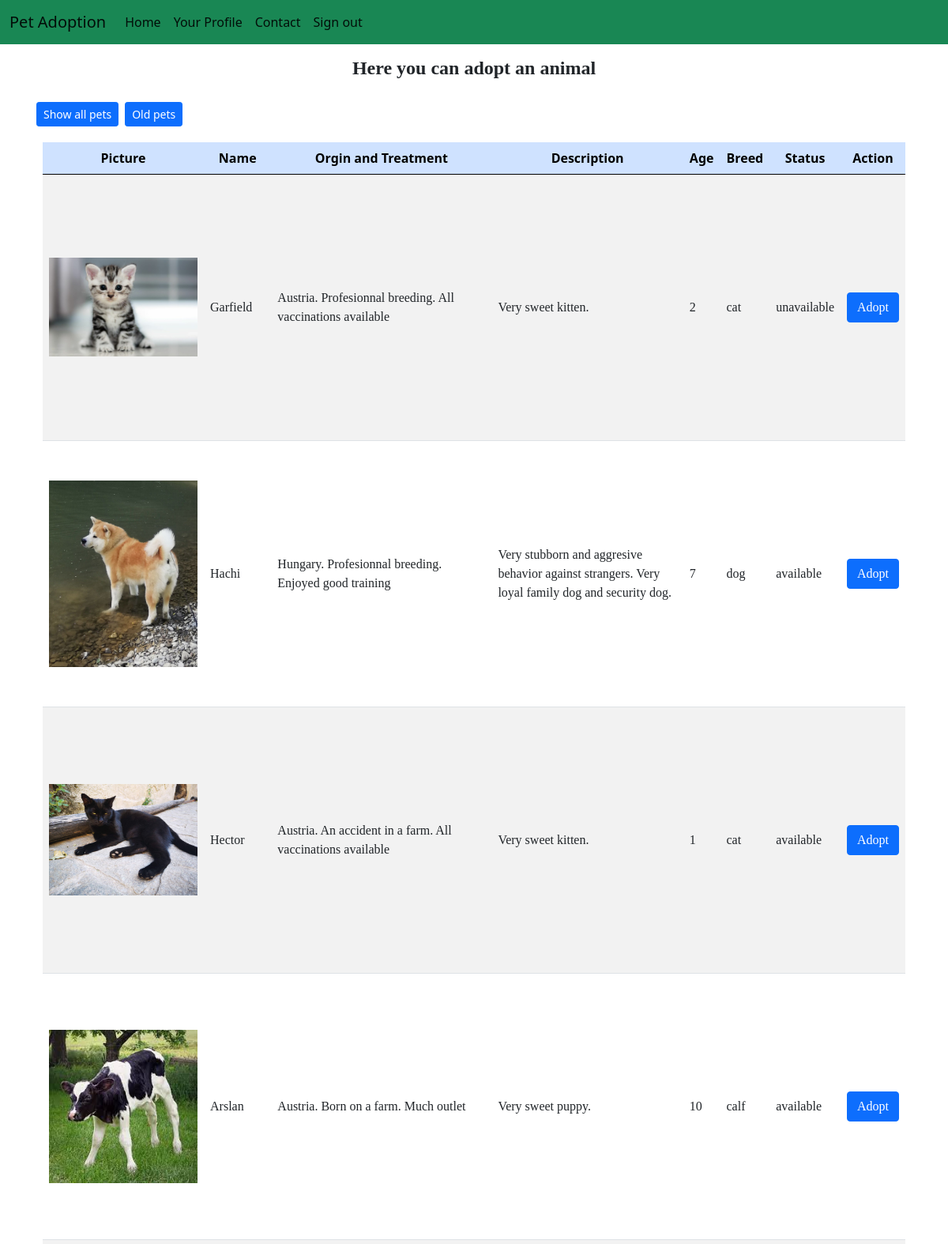
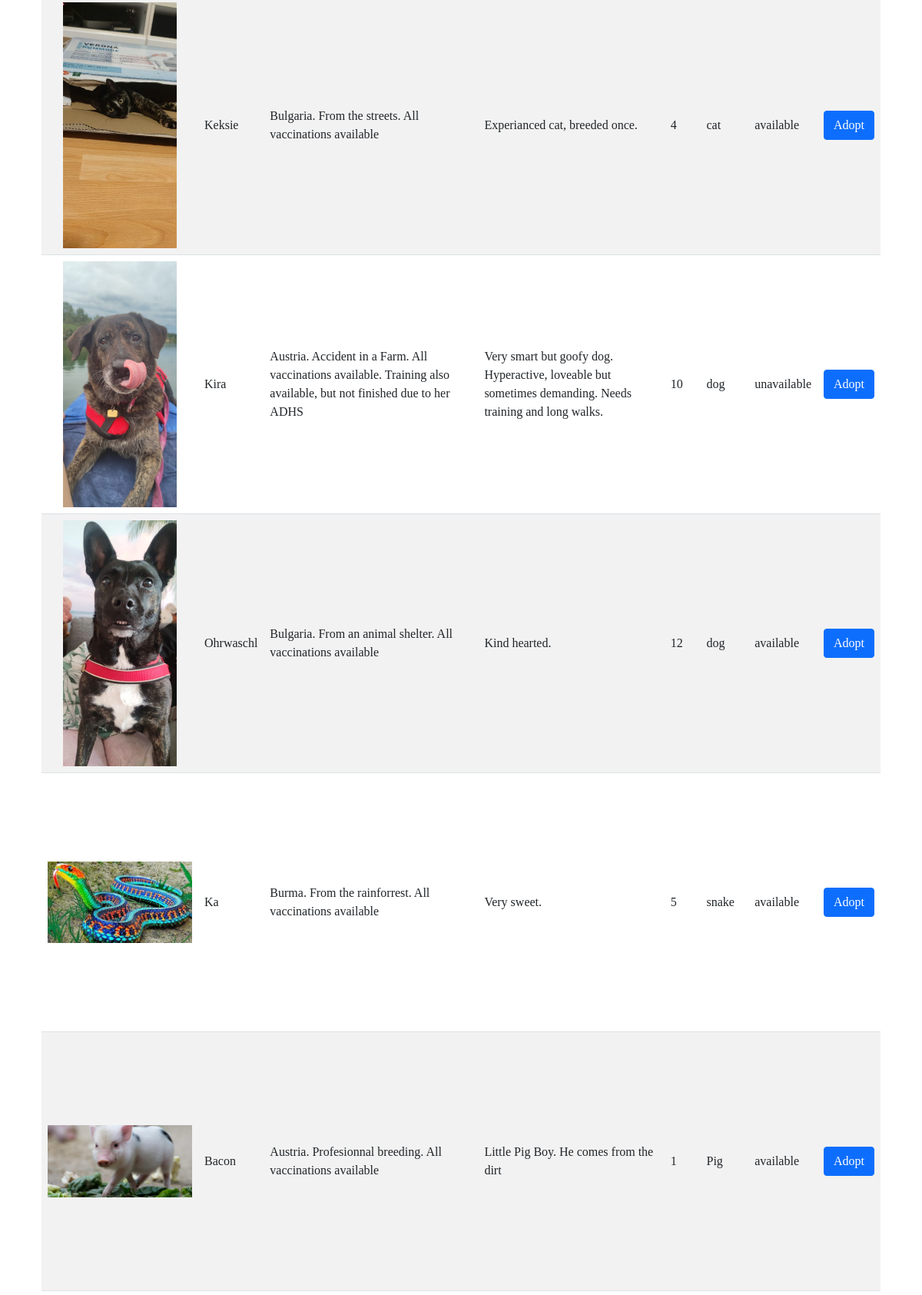
Page /home.php (signed in, upper part) on the committed database (2 pictures, top to bottom).
### tables this page shows
CREATE TABLE `animals` (
  `animal_id` int(11) NOT NULL,
  `name` varchar(255) NOT NULL,
  `picture` varchar(255) DEFAULT NULL,
  `orgin_and_treatment` varchar(255) NOT NULL,
  `description` varchar(255) NOT NULL,
  `size` enum('small','big') NOT NULL,
  `age` varchar(255) NOT NULL,
  `hobbies` varchar(255) NOT NULL,
  `breed` varchar(255) NOT NULL,
  `status` enum('available','unavailable') NOT NULL
);

### home.php (the view, shortened to what this page needs)
<?php
require_once 'components/db_connect.php';
if(isset($_GET['Senior'])){
    $sql = "SELECT * FROM animals where age >= 8 ";
}else{
    $sql = "SELECT * FROM animals";
}
$result = mysqli_query($connect ,$sql);
$tbody='';
if(mysqli_num_rows($result)  > 0) {
    while($row = mysqli_fetch_array($result, MYSQLI_ASSOC)){
        $tbody .= "<tr>
            <td><img src='products/pictures/".$row['picture']."' class='card-img-top' alt='...'></td>
              <td>" .$row['name']."</td>
              <td>" .$row['orgin_and_treatment']."</td>
              <td>" .$row['description']."</td>
              <td>" .$row['age']."</td>
              <td>" .$row['breed']."</td>
              <td>" .$row['status']."</td>
              <td>
                <a href='info.php?animal_id=" .$row['animal_id']."'><button class='btn btn-primary' type='button' title='Adopt Pet'>Adopt</button></a>
              </td>
        </tr>
      ";
    };
} else {
    $tbody =  "<tr><td colspan='5'><center>No Data Available </center></td></tr>";
}
?>
<!DOCTYPE html>
<html lang="en">
<head>
<link rel="stylesheet" href="style/style.css">
<?php require_once 'components/boot.php'?>
</head>
<body>
<?php require_once 'components/navigation1.php'?>
    <div class="container text-center ">
    <h4 class="title m-3" > Here you can adopt an animal</h4>
    <div class="d-flex justify-content-start mt-4 mb-3">
     <a href="home.php"  class="btn btn-primary btn-sm m-1">Show all pets </a>
     <a href="home.php?Senior='Senior'" class="btn btn-primary btn-sm m-1"  role="button">Old pets</a>
     </div>
     <div class="container">
            <table class='table table-striped'>
                <thead class='table-style table-primary'>
                    <tr>
                        <th>Picture</th>
                        <th>Name</th>
                        <th>Orgin and Treatment</th>
                        <th>Description</th>
                        <th>Age</th>
                        <th>Breed</th>
                        <th>Status</th>
                        <th>Action</th>
                    </tr>
                </thead>
                <tbody>
                    <?= $tbody;?>
                </tbody>
            </table>
            </div>
         </div>
</body>
</html>

### components/boot.php (shortened to what this page needs)
<link rel="stylesheet" href="https://cdn.jsdelivr.net/npm/bootstrap@5.1.0/dist/css/bootstrap.min.css">

### components/navigation1.php (shortened to what this page needs)
<nav class="navbar navbar-expand-lg navbar-light bg-success">
<div class="container-fluid">
<a class="navbar-brand" href="home.php">Pet Adoption</a>
  <div class="collapse navbar-collapse" id="navbarSupportedContent">
    <ul class="navbar-nav me-auto mb-2 mb-lg-0">
      <li class="nav-item">
        <a class="nav-link active" aria-current="page" href="home.php">Home</a>
      </li>
      <li class="nav-item">
        <a class="nav-link active" aria-current="page" href="update.php?id=<?php echo $_SESSION['user'] ?>"> Your Profile</a>
      </li>
      <li class="nav-item">
        <a class="nav-link active" aria-current="page" href="contactpage.php">Contact</a>
      </li>
      <li class="nav-item">
        <a class="nav-link active" aria-current="page" href="logout.php?logout">Sign out</a>
      </li>
  </div>
  </div>
</nav>

### style/style.css (style rules this page uses)
tr { text-align: center; vertical-align: middle; }
td, th { padding: 6px; border: 1px solid #ccc; text-align: left; }
td { font-family: "Segoe UI, sans-serif"; }
img { width: 150px; }
a:link, a:visited { text-decoration: none; }
.card-img-top { margin: 0 auto; width: 50%; height: 20rem; object-fit: contain; }
.title { font-family: 'Kaisei Decol', serif; font-weight: bolder; }

### rows in the picture
animals: picture (picture), name "Garfield", orgin_and_treatment "Austria. Profesionnal breeding. All vaccinations available", description "Very sweet kitten.", age "2", breed "cat", status "unavailable"
animals: picture (picture), name "Hachi", orgin_and_treatment "Hungary. Profesionnal breeding. Enjoyed good training", description "Very stubborn and aggresive behavior against strangers. Very loyal family dog and security dog.", age "7", breed "dog", status "available"
animals: picture (picture), name "Hector", orgin_and_treatment "Austria. An accident in a farm. All vaccinations available", description "Very sweet kitten.", age "1", breed "cat", status "available"
animals: picture (picture), name "Arslan", orgin_and_treatment "Austria. Born on a farm. Much outlet", description "Very sweet puppy.", age "10", breed "calf", status "available"
animals: picture (picture), name "Keksie", orgin_and_treatment "Bulgaria. From the streets. All vaccinations available", description "Experianced cat, breeded once.", age "4", breed "cat", status "available"
animals: picture (picture), name "Kira", orgin_and_treatment "Austria. Accident in a Farm. All vaccinations available. Training also available, but not finished due to her ADHS", description "Very smart but goofy dog. Hyperactive, loveable but sometimes demanding. Needs training and long walks.", age "10", breed "dog", status "unavailable"
animals: picture (picture), name "Ohrwaschl", orgin_and_treatment "Bulgaria. From an animal shelter. All vaccinations available", description "Kind hearted.", age "12", breed "dog", status "available"
animals: picture (picture), name "Ka", orgin_and_treatment "Burma. From the rainforrest. All vaccinations available", description "Very sweet.", age "5", breed "snake", status "available"
animals: picture (picture), name "Bacon", orgin_and_treatment "Austria. Profesionnal breeding. All vaccinations available", description "Little Pig Boy. He comes from the dirt", age "1", breed "Pig", status "available"
